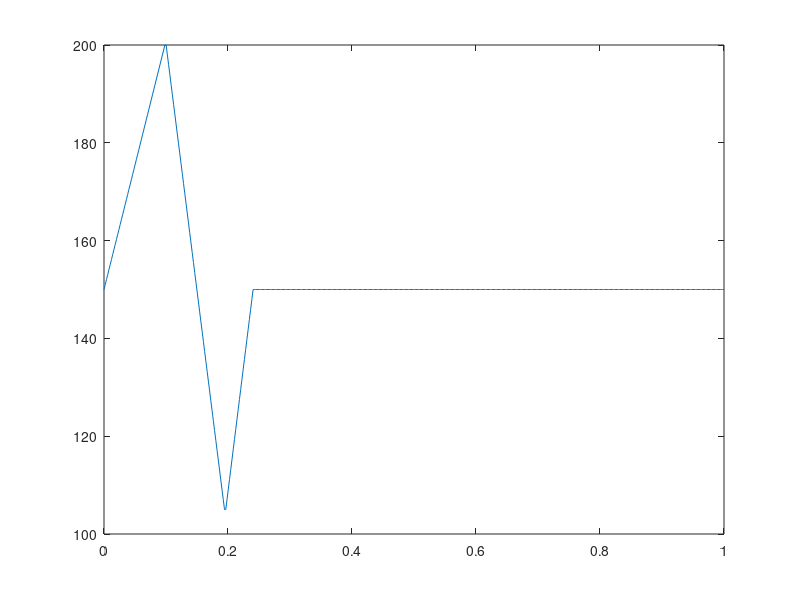

The MATLAB script that drew this image:
clc
close all
%% Params

stride_frequency = 1.0; % Hz
T = 1/stride_frequency;

N = 500;

V_thrust = 500; % mm/s
V_swing = 1000; % mm/s
V_return = 1000; % mm/s

L_touchdown = 150; % mm
L_liftoff = 200; % mm
L_swing = 105; % mm


%% Calculation

h = L_touchdown*ones(1,N);
t = linspace(0,T,N);

% thrust phase (1)
dh_thrust = L_liftoff - L_touchdown;
T_thrust = dh_thrust / V_thrust;
i_thrust = int32(T_thrust / T * N);
t_thrust = linspace(0,T_thrust,i_thrust);
h(1:i_thrust) = L_touchdown + (t_thrust/T_thrust).*(dh_thrust);

% swing phase (2)
dh_swing = L_swing - L_liftoff;
T_swing = -dh_swing / V_swing;
i_swing = int32(T_swing / T * N);
t_swing = -linspace(0,T_swing,i_swing);
h(i_thrust+1:i_thrust+i_swing) = L_liftoff - (t_swing/T_swing).*dh_swing;

% return phase (3)
dh_return = L_touchdown - L_swing;
T_return = dh_return / V_return;
i_return = int32(T_return / T * N);
t_return = linspace(0,T_return,i_return);
h(i_thrust+i_swing+1:i_thrust+i_swing+i_return) = L_swing + (t_return/T_return).*dh_return;

%% Visualize

figure
plot(t,h)


%% Save

x = zeros(1,N);
trajectory = [x; -h];
